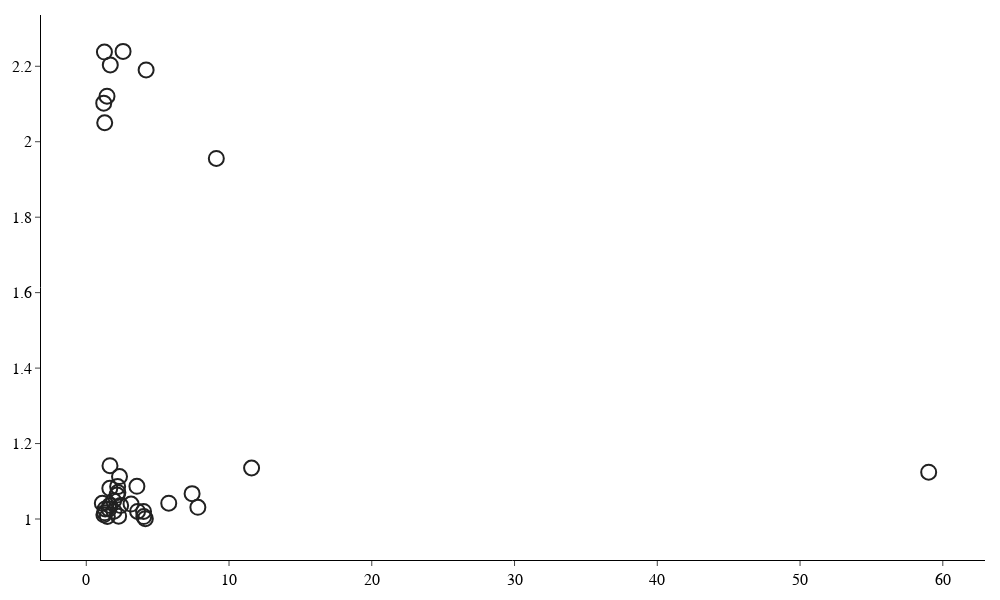

Source (notebook cell):
### Markdown cell above
### non controls
pairwise median ratios of non-zero intensities between samples for proteins (where both samples have non-zero intensity)\
red indicates median ratio\
where ratio < 1, the reciprocal is plotted

note that plot is thinned out by subsampling to ~25%

### Code cell
# fig = BaseFigure()
# fig.add_trace(go.Scatter(

# ))

controls = {}
for k, v in zip(xlabels, medians):
    controls[k] = v
controls_vs_norm = []
for k, v in zip(xlabels_exp, medians_exp):
    v_exp = v
    k1, k2 = k
    kinv = (k2, k1)
    if k not in controls:
        k = kinv
    if k not in controls:
        print(f"Skipping {k}")
        continue
    v_control = controls[k]
    controls_vs_norm.append(((k1, k2) if k1 < k2 else (k2, k1), v_control, v_exp))

fig = BaseFigure()
fig.add_trace(go.Scatter(
    x=[x for k, x, y in controls_vs_norm],
    y=[y for k, x, y in controls_vs_norm],
    mode='markers',
    marker=dict(
        size=15,
        color = COLORS.TRANSPARENT,
        line = dict(
            width=2,
            color= Color.Hex("212121").color_value,
        ),
    ),
    showlegend=False,
))
fig = ApplyTemplate(fig)
fig.show()

### Figure 1 — Plotly figure (JSON) as saved in the notebook; plotly's stock layout.template omitted (floating-point values rounded to 4 significant figures)
{"data": [{"marker": {"color": "rgba(0,0,0,0)", "line": {"color": "rgba(33.0000,33.0000,33.0000,1.0000)", "width": 2}, "size": 15}, "mode": "markers", "showlegend": false, "type": "scatter", "x": [1.224, 2.407, 2.266, 7.413, 1.287, 1.921, 3.593, 1.59, 1.683, 1.452, 9.11, 1.292, 2.577, 4.192, 1.271, 1.324, 2.328, 2.156, 1.476, 4.028, 4.137, 3.547, 1.641, 1.124, 7.817, 3.137, 5.778, 1.661, 59.01, 11.58, 1.649, 2.197, 2.215, 4.012, 1.943, 1.232], "y": [2.102, 1.036, 1.007, 1.067, 1.017, 1.048, 1.02, 1.027, 2.204, 2.121, 1.956, 2.05, 2.24, 2.19, 2.238, 1.027, 1.112, 1.063, 1.007, 1.007, 1.001, 1.087, 1.036, 1.042, 1.031, 1.04, 1.042, 1.141, 1.124, 1.135, 1.081, 1.086, 1.07, 1.02, 1.021, 1.011]}], "layout": {"font": {"color": "black", "family": "Arial", "size": 16}, "height": 600, "legend": {"font": {"size": 12}}, "margin": {"b": 15, "l": 15, "pad": 5, "r": 15, "t": 15}, "paper_bgcolor": "white", "plot_bgcolor": "white", "width": 1000, "xaxis": {"anchor": "y", "domain": [0, 1], "gridcolor": "rgba(0, 0, 0, 0.15)", "linecolor": "black", "linewidth": 1, "showgrid": false, "showticklabels": true, "ticks": "outside", "zerolinecolor": "rgba(0,0,0,0)", "zerolinewidth": 1}, "yaxis": {"anchor": "x", "domain": [0, 1], "gridcolor": "rgba(0, 0, 0, 0.15)", "linecolor": "black", "linewidth": 1, "showgrid": false, "showticklabels": true, "ticks": "outside", "zerolinecolor": "rgba(0,0,0,0)", "zerolinewidth": 1}}}
